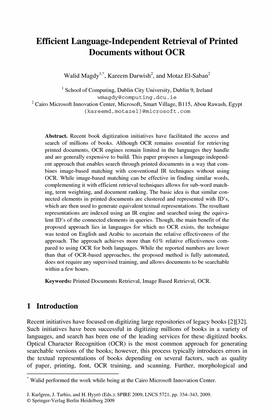
%> input picture assignment 5/input/d6.png, 274 x 420 px, shrunk from 738 x 1133 before the run
$ octave Q1.m   (GNU Octave 9; MATLAB toolbox functions it lacks are replaced by stand-ins)
%> lines starting %> are read from the running program, lines starting %| are printed output that depends on the picture
b=1;
dx=0.1;
x=dx:dx:b;
image=im2double(imread('../input/d6.png'));
%> image: size 420x274 double; min 0, max 1, mean 0.933
D = dctmtx(8);
[row,col,dim]=size(image);
%> row = 420; col = 274; dim = 1
f=[];
count=0;
for i=1:8:row-7
    for j=1:8:col-7
        disp(i);
        A=image(i:i+7,j:j+7);
        dct_coeff=dct2(A);
        count=count+1;
        f=[f dct_coeff(:)];
    end
end
%> this loop made 52 passes
%> (printed output is left out)
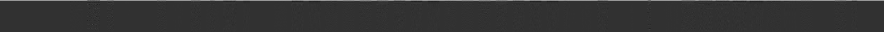
%> f: size 64x1768 double (shown at 1/2 size); min -1.94, max 7.97, mean 0.115; drawn with min black and max white
%> after the loop, count = 1768

%%

len=size(f,2);
%> len = 1768
p=zeros(64,len);
for index=1:64
    disp(index);
    for i=1:len

        p(index,i)=sum(sqrt(2)/(sqrt(pi))*exp(-f(index,i)^2./(2*x.^2))*dx);
        %p(index,i)=1/sqrt(2)*exp(-sqrt(2)*abs(f(index,i)));%Original DCT
    end
end
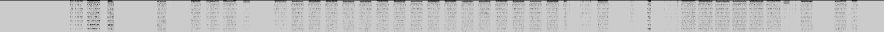
%> p: size 64x1768 double (shown at 1/2 size); min 1.28e-15, max 0.798, mean 0.754

%%

hist(p(32,:));
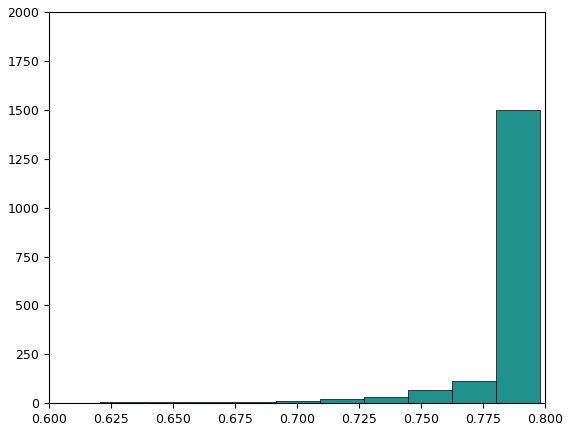
%> figure redrawn from the program's plot data; tallest bar 1499 high, from x = 0.78 to 0.798

$ run again, with assignment 5/input/d5.jpg saved as assignment 5/input/d6.png
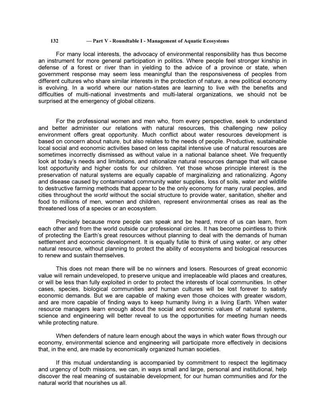
%> input picture assignment 5/input/d5.jpg, 325 x 420 px, shrunk from 816 x 1056 before the run
%> the loop `for i=1:8:row-7` made 52 passes
%> (printed output is left out)
%> after the loop `for i=1:8:row-7`: count = 2080
%> `hist(p(32,:));`:
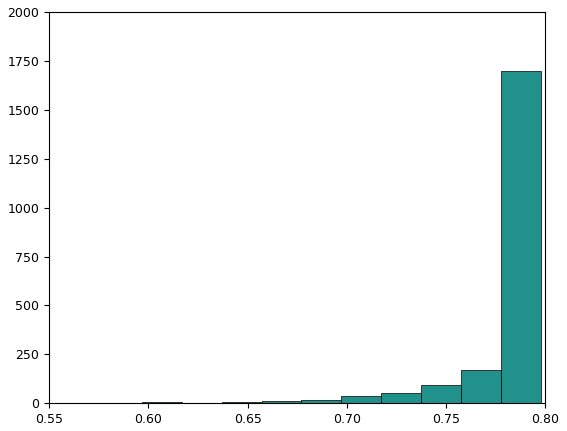
%> figure redrawn from the program's plot data; tallest bar 1697 high, from x = 0.778 to 0.798
